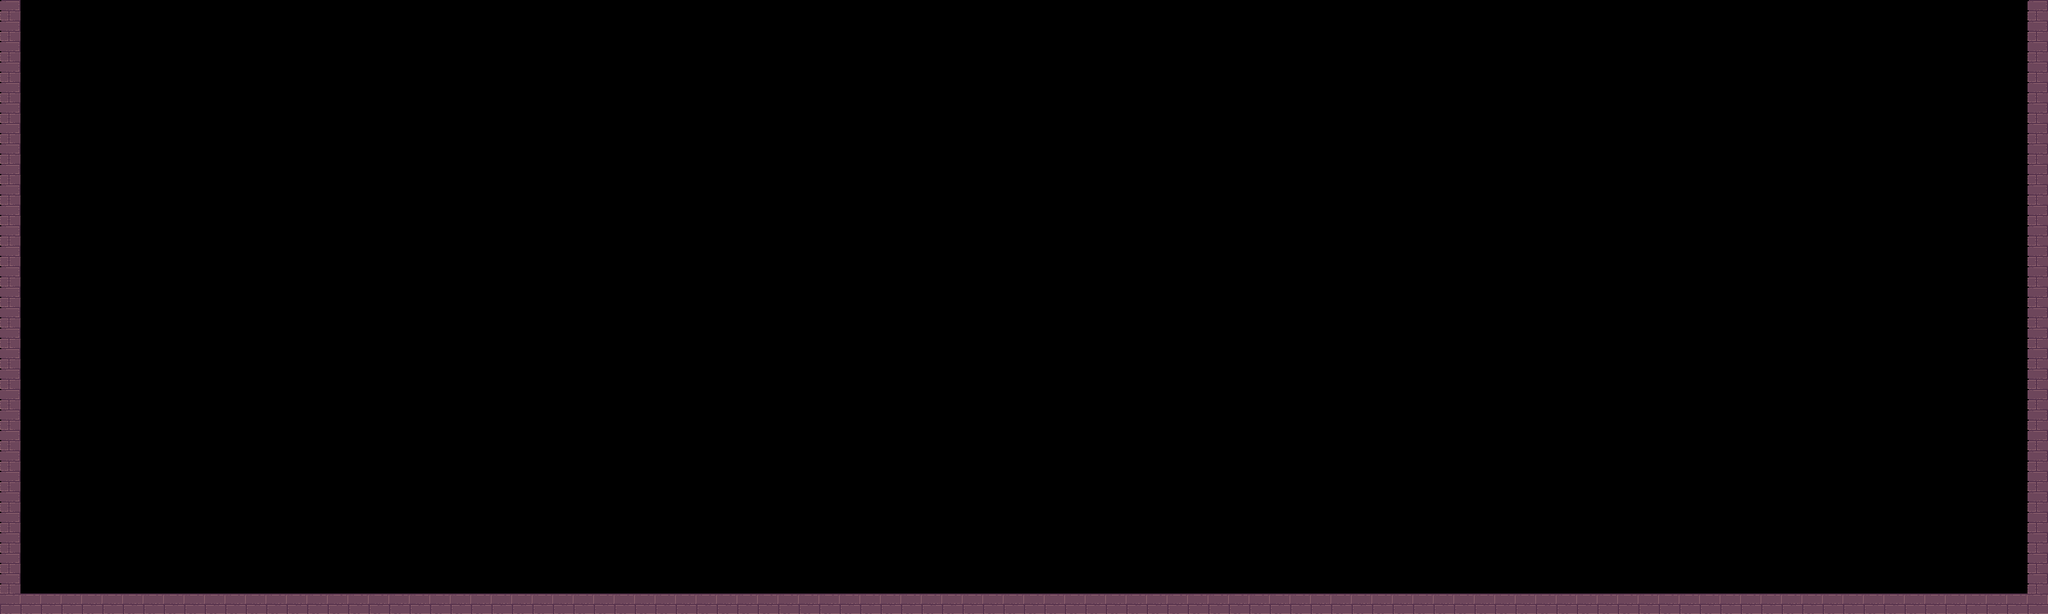

This game map was drawn from its Tiled (.tmx) file and the tilesets committed beside it. A one-line description and the trimmed map source follow:
An orthogonal 100x30 tile map with 32x32 px tiles, 1 tile layer (platformer_tiles), 2 tilesets and 9 objects (3x Shader, ScrollingBackground, ShaderObject, BasicGameObject, TilemapLayerObject, ...).

<map version="1.0" tiledversion="2018.04.18" orientation="orthogonal" renderorder="right-down" width="100" height="30" tilewidth="32" tileheight="32" infinite="0" nextobjectid="54">
 <properties>
  <property name="atlas" value="image/game.atlas" />
 </properties>
 <tileset firstgid="1" source="../testset.tsx" />
 <tileset firstgid="6" source="../TempleTIles.tsx" />
 <objectgroup name="background" locked="1">
  <object id="43" name="background" type="ScrollingBackground" gid="5" x="-160" y="1024" width="1600" height="936">
   <properties>
    <property name="image" value="SunsetTempleBackground" />
    <property name="repeat_horizontal" type="bool" value="true" />
    <property name="speed_horizontal" type="float" value="80" />
   </properties>
  </object>
 </objectgroup>
 <objectgroup name="playground">
  <object id="41" name="object" type="ShaderObject" x="64" y="288" width="512" height="320">
   <properties>
    <property name="sprite" value="windowbackground" />
   </properties>
  </object>
  <object id="44" name="player" type="BasicGameObject" gid="1" x="736" y="768" width="416" height="369">
   <properties>
    <property name="sprite" value="rpg_man_down" />
   </properties>
  </object>
  <object id="53" name="tiles" type="TilemapLayerObject" x="0" y="928" width="32" height="32">
   <properties>
    <property name="tile_layer" value="platformer_tiles" />
   </properties>
  </object>
 </objectgroup>
 <layer name="platformer_tiles" width="100" height="30">
  <data>[3000 cells, 158 non-empty, 2 distinct tile ids]</data>
 </layer>
 <objectgroup name="foreground" locked="1" />
 <objectgroup name="uiground" locked="1" />
 <objectgroup name="preload" visible="0" locked="1">
  <object id="1" name="ScreenSize" type="Viewport" x="0" y="240" width="1280" height="720" />
  <object id="46" x="-800" y="64" width="288" height="64">
   <text fontfamily="MS Shell Dlg 2" pixelsize="48" wrap="1" color="#ffffff">Shader</text>
  </object>
  <object id="47" name="invertedShader" type="Shader" x="-768" y="192" width="64" height="64">
   <properties>
    <property name="shader_name" value="inverted" />
   </properties>
  </object>
  <object id="49" name="grayscaleShader" type="Shader" x="-768" y="288" width="64" height="64">
   <properties>
    <property name="shader_name" value="grayscale" />
   </properties>
  </object>
  <object id="52" name="flashbackShader" type="Shader" x="-768" y="384" width="64" height="64">
   <properties>
    <property name="shader_name" value="flashback" />
   </properties>
  </object>
 </objectgroup>
</map>
